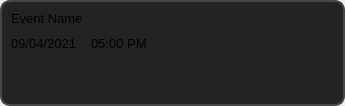
<?xml version="1.0" encoding="UTF-8"?>
<ui version="4.0">
 <class>Reminder</class>
 <widget class="QWidget" name="Reminder">
  <property name="geometry">
   <rect>
    <x>0</x>
    <y>0</y>
    <width>345</width>
    <height>106</height>
   </rect>
  </property>
  <property name="maximumSize">
   <size>
    <width>345</width>
    <height>106</height>
   </size>
  </property>
  <property name="font">
   <font>
    <family>Segoe UI</family>
    <pointsize>12</pointsize>
   </font>
  </property>
  <property name="windowTitle">
   <string>Form</string>
  </property>
  <property name="styleSheet">
   <string notr="true">QTextBrowser
{
	border: 1.5px solid rgb(70, 70, 70);
	border-radius: 10px;
	background-color: rgb(35, 35, 35);
	padding: 5px;
}</string>
  </property>
  <layout class="QVBoxLayout" name="verticalLayout">
   <property name="spacing">
    <number>0</number>
   </property>
   <property name="leftMargin">
    <number>0</number>
   </property>
   <property name="topMargin">
    <number>0</number>
   </property>
   <property name="rightMargin">
    <number>0</number>
   </property>
   <property name="bottomMargin">
    <number>0</number>
   </property>
   <item>
    <widget class="QTextBrowser" name="textBrowser">
     <property name="font">
      <font>
       <family>Segoe UI</family>
       <pointsize>10</pointsize>
      </font>
     </property>
     <property name="verticalScrollBarPolicy">
      <enum>Qt::ScrollBarAlwaysOff</enum>
     </property>
     <property name="html">
      <string>&lt;!DOCTYPE HTML PUBLIC &quot;-//W3C//DTD HTML 4.0//EN&quot; &quot;http://www.w3.org/TR/REC-html40/strict.dtd&quot;&gt;
&lt;html&gt;&lt;head&gt;&lt;meta name=&quot;qrichtext&quot; content=&quot;1&quot; /&gt;&lt;style type=&quot;text/css&quot;&gt;
p, li { white-space: pre-wrap; }
&lt;/style&gt;&lt;/head&gt;&lt;body style=&quot; font-family:'Segoe UI'; font-size:10pt; font-weight:400; font-style:normal;&quot;&gt;
&lt;p style=&quot; margin-top:10px; margin-bottom:10px; margin-left:0px; margin-right:0px; -qt-block-indent:0; text-indent:0px;&quot;&gt;Event Name&lt;/p&gt;
&lt;p style=&quot; margin-top:10px; margin-bottom:10px; margin-left:0px; margin-right:0px; -qt-block-indent:0; text-indent:0px;&quot;&gt;09/04/2021	05:00 PM&lt;/p&gt;&lt;/body&gt;&lt;/html&gt;</string>
     </property>
    </widget>
   </item>
  </layout>
 </widget>
 <resources/>
 <connections/>
</ui>
